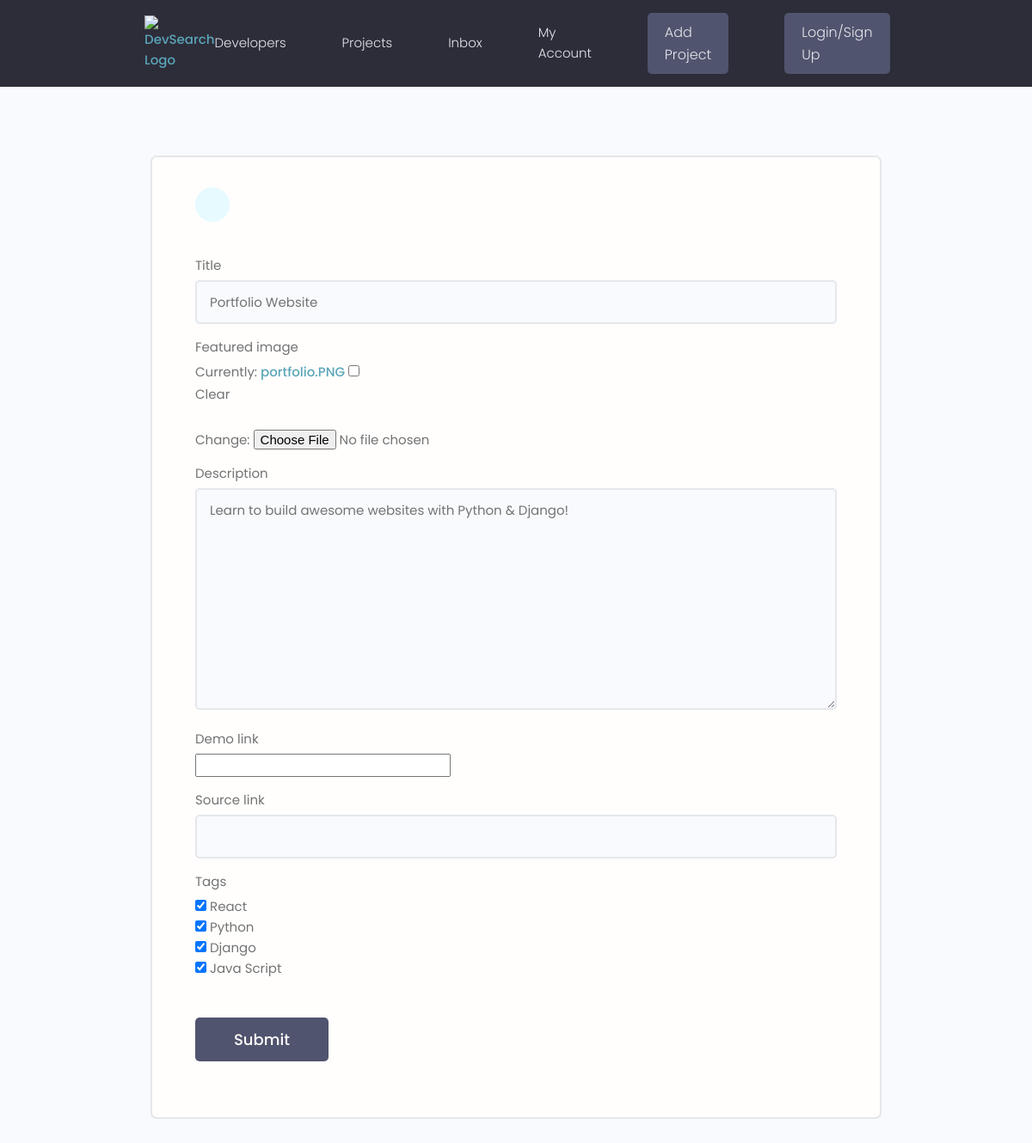
The app's page /update-project/58f5cada5716412b8b67a35af205dd6f, older data.
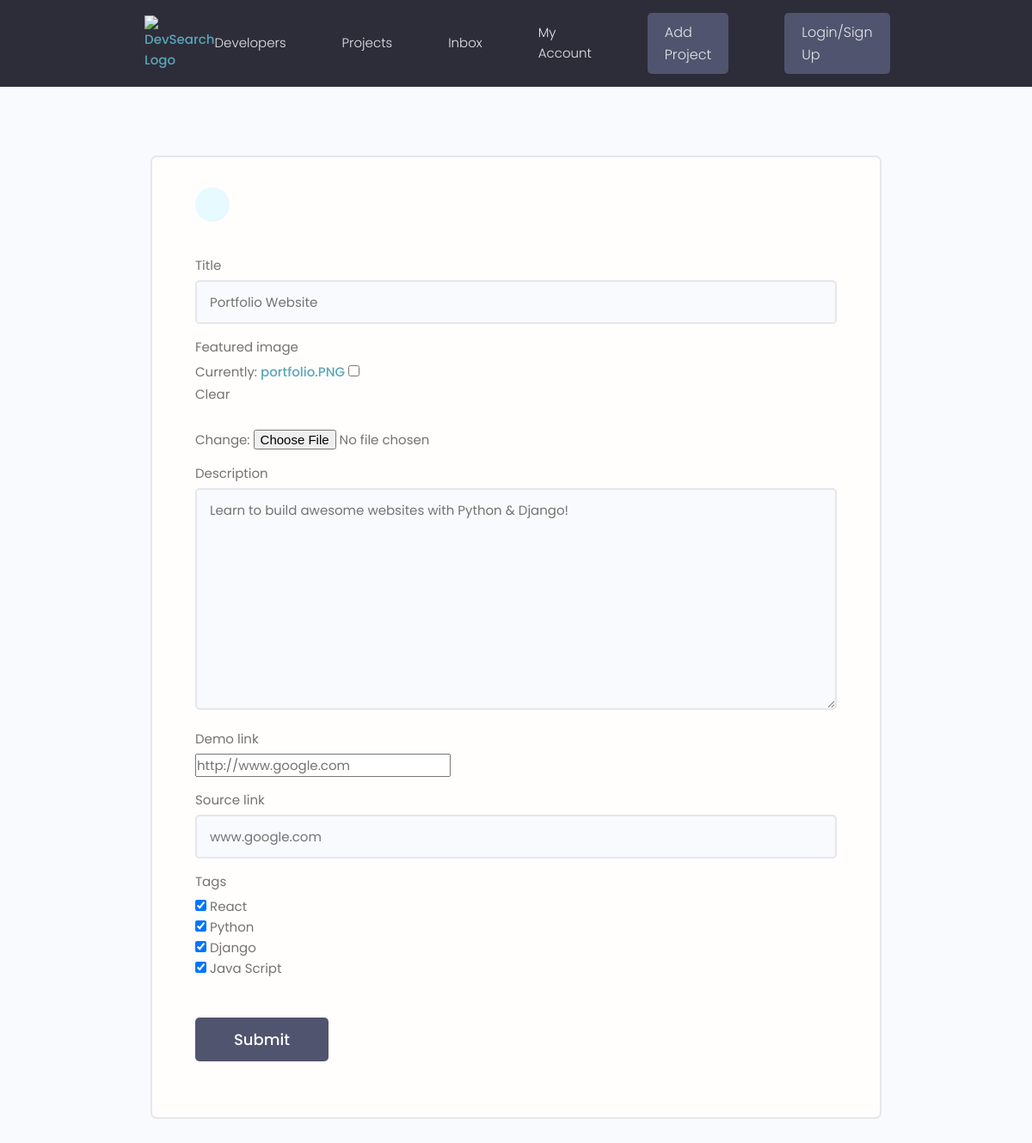
The same page, newer data.
### projects/models.py (models this page shows, shortened)
class Project(models.Model):
    title = models.CharField(max_length=200)
    description = models.TextField(null=True,blank=True)
    featured_image = models.ImageField(null=True, blank=True, default="default.jpg")
    demo_link = models.URLField(max_length=2000,null=True,blank=True)
    source_link = models.CharField(max_length=2000,null=True,blank=True)
    tags = models.ManyToManyField('Tag',blank=True)
    vote_total = models.IntegerField(default=0,null=True,blank=True)
    vote_ratio = models.IntegerField(default=0, null=True, blank=True)
    created = models.DateTimeField(auto_now_add=True)
    id = models.UUIDField(default=uuid.uuid4,unique=True,primary_key=True,editable=False)

### projects/views.py (the view)
# urls.py: path('update-project/<str:pk>',views.updateProject,name='update-project'),
def updateProject(request,pk):
    project = Project.objects.get(id=pk)
    form = ProjectForm(instance = project)
    if request.method == "POST":
        form = ProjectForm(request.POST, request.FILES,instance = project)
        if form.is_valid():
            form.save()
            return redirect('projects')
    context = {'form': form}
    return render(request,"projects/project_form.html",context)

### projects/forms.py
class ProjectForm(ModelForm):
    class Meta:
        model = Project
        fields = ['title','featured_image' ,'description', 'demo_link','source_link','tags']
        widgets = {'tags':forms.CheckboxSelectMultiple(),}
    def __init__(self, *args, **kwargs):
        super(ProjectForm,self).__init__(*args, **kwargs)
        for name,field in self.fields.items():
            field.widget.attrs.update({'class':'input'})

### projects/models.py (called while the page is built)
    def __str__(self):
        return self.name

### projects/templates/projects/project_form.html (shortened to what this page needs)
{% extends 'main.html' %}
{% block content %}
<main class="formPage my-xl">
    <div class="content-box">
        <div class="formWrapper">
            <a class="backButton" href="#"></a>
            <br>
            <form class="form" method="POST" enctype="multipart/form-data">
                {% for field in form %}
                <div class="form__field">
                    <label for="formInput#text">{{field.label}}</label>
                    {{field}}
                </div>
                {% endfor %}
                <input class="btn btn--sub btn--lg  my-md" type="submit" value="Submit" />
            </form>
        </div>
    </div>
</main>
{% endblock %}

Row changes from the older to the newer data that the page shows:
changed Project "Portfolio Website": demo_link (not shown) → "http://www.google.com"; source_link (not shown) → "www.google.com"
